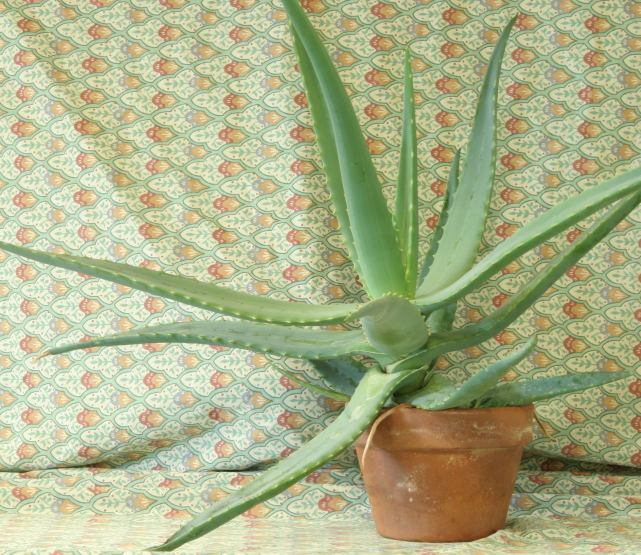
//> input picture 08_3D_vision/08_01_disparity/data/aloeL.jpg, 1282 x 1110 px (shown at 1/2 size)
$ ./main ../../08_3D_vision/08_01_disparity/data/aloeL.jpg   (built with g++ and OpenCV 4)
//> lines starting //> are read from the running program, lines starting //| are printed output that depends on the picture
/**
 * @file main.cpp
 * @brief Histogram calculation and equalization demonstration using OpenCV
 * @author José Miguel Guerrero Hernández
 *
 * This example demonstrates:
 * - Histogram calculation for BGR color channels
 * - Histogram visualization with line plots
 * - Histogram equalization per channel
 *
 * @see https://docs.opencv.org/3.4/d8/dbc/tutorial_histogram_calculation.html
 */

#include <cstdlib>
#include <opencv2/highgui.hpp>
#include <opencv2/imgcodecs.hpp>
#include <opencv2/imgproc.hpp>
#include <iostream>
#include <vector>
#include <array>
#include <algorithm>

// Histogram configuration
namespace Config
{
constexpr int HIST_SIZE = 256;              // Number of bins (intensity levels)
constexpr int HIST_WIDTH = 512;             // Display width in pixels
constexpr int HIST_HEIGHT = 400;            // Display height in pixels
constexpr float HIST_MIN_RANGE = 0.0f;      // Minimum intensity value
constexpr float HIST_MAX_RANGE = 256.0f;    // Maximum intensity value
constexpr int NUM_BGR_CHANNELS = 3;         // Number of BGR channels
}

/**
 * @brief Get BGR color for channel visualization
 * @param channel Channel index (0=Blue, 1=Green, 2=Red)
 * @return Scalar color for drawing
 */
cv::Scalar getChannelColor(int channel)
{
  static const std::array<cv::Scalar, Config::NUM_BGR_CHANNELS> COLORS = {
    cv::Scalar(255, 0, 0),   // Blue
    cv::Scalar(0, 255, 0),   // Green
    cv::Scalar(0, 0, 255)    // Red
  };
  return COLORS[channel];
}

/**
 * @brief Calculate histograms for all channels of an image
 * @param channels Vector of single-channel images (BGR planes)
 * @return Vector of histogram matrices
 */
std::vector<cv::Mat> calculateHistograms(const std::vector<cv::Mat> & channels)
{
  std::vector<cv::Mat> histograms(channels.size());

  // Define histogram range [min, max)
  const float hist_range[] = {Config::HIST_MIN_RANGE, Config::HIST_MAX_RANGE};
  const float * hist_range_ptr = hist_range;
  const int channels_idx = 0;  // Process channel 0 of each image

  for (size_t i = 0; i < channels.size(); i++) {
    // cv::calcHist(images, nimages, channels, mask, hist, dims, histSize, ranges, uniform, accumulate)
    //   images:     Pointer to source images (here: single channel)
    //   nimages:    Number of source images (1)
    //   channels:   Channel indices to process (0 = first channel)
    //   mask:       Optional mask (cv::Mat() = no mask, use all pixels)
    //   hist:       Output histogram matrix
    //   dims:       Histogram dimensionality (1 = 1D histogram)
    //   histSize:   Number of bins per dimension (256 for 8-bit images)
    //   ranges:     Array of value ranges per dimension ([0, 256))
    //   uniform:    true = bins are equally spaced
    //   accumulate: false = clear histogram before computing
    cv::calcHist(&channels[i], 1, &channels_idx, cv::Mat(), histograms[i],
                 1, &Config::HIST_SIZE, &hist_range_ptr, true, false);
  }

  return histograms;
}

/**
 * @brief Draw histogram visualization for all channels
 * @param histograms Vector of histogram matrices (one per channel)
 * @return Image with drawn histogram lines
 */
cv::Mat drawHistogram(const std::vector<cv::Mat> & histograms)
{
  cv::Mat histImage(Config::HIST_HEIGHT, Config::HIST_WIDTH, CV_8UC3, cv::Scalar(0, 0, 0));
  const int binWidth = cvRound(static_cast<double>(Config::HIST_WIDTH) / Config::HIST_SIZE);

  // Normalize histograms to fit display height
  std::vector<cv::Mat> normalized(histograms.size());
  for (size_t i = 0; i < histograms.size(); i++) {
    cv::normalize(histograms[i], normalized[i], 0, Config::HIST_HEIGHT, cv::NORM_MINMAX);
  }

  // Draw lines for each channel
  for (int x = 1; x < Config::HIST_SIZE; x++) {
    for (size_t ch = 0; ch < normalized.size(); ch++) {
      const int y1 = Config::HIST_HEIGHT - cvRound(normalized[ch].at<float>(x - 1));
      const int y2 = Config::HIST_HEIGHT - cvRound(normalized[ch].at<float>(x));

      cv::line(histImage,
               cv::Point(binWidth * (x - 1), y1),
               cv::Point(binWidth * x, y2),
               getChannelColor(ch), 2);
    }
  }

  return histImage;
}

/**
 * @brief Apply histogram equalization to all channels
 * @param channels Vector of single-channel images
 * @return Vector of equalized channels
 *
 * @note Histogram equalization is applied independently to each channel.
 *       For color images, this may cause color shifts. Consider using
 *       equalizeHist on the V channel of HSV or L channel of Lab for
 *       better color preservation.
 */
std::vector<cv::Mat> equalizeChannels(const std::vector<cv::Mat> & channels)
{
  std::vector<cv::Mat> equalized(channels.size());

  for (size_t i = 0; i < channels.size(); i++) {
    // cv::equalizeHist(src, dst)
    //   src: Input 8-bit single-channel image
    //   dst: Output image with equalized histogram (same size and type)
    //
    // Algorithm:
    //   1. Calculate histogram of input image
    //   2. Normalize histogram so sum = number of pixels
    //   3. Compute cumulative distribution function (CDF)
    //   4. Map original pixel values using normalized CDF as lookup table
    //
    // Result: Spreads intensity values across full range [0, 255]
    //         improving contrast in images with narrow intensity range
    cv::equalizeHist(channels[i], equalized[i]);
  }

  return equalized;
}

int main(int argc, char ** argv)
{
  // Load image
  // Command-line arguments; --help prints the usage
  cv::CommandLineParser parser(argc, argv,
    "{help h | | Show this help message}"
    "{@input | ../../data/starry_night.jpg | Input file}");
  if (parser.has("help")) {
    parser.printMessage();
    return EXIT_SUCCESS;
  }
  cv::Mat src = cv::imread(cv::samples::findFile(parser.get<cv::String>("@input"), false),
    cv::IMREAD_COLOR);
//> src is the input picture: 1110 rows x 1282 cols, CV_8UC3; mean B, G, R 136.6, 177.2, 171.2

  if (src.empty()) {
    std::cerr << "Error: Could not load input image" << std::endl;
    return EXIT_FAILURE;
  }

  std::cout << "=== Histogram Equalization Demo ===" << std::endl;
  std::cout << "Image: " << src.cols << "x" << src.rows << " pixels" << std::endl;
//| Image: 1282x1110 pixels

  // Split into BGR channels
  std::vector<cv::Mat> bgr_channels;
  cv::split(src, bgr_channels);

  // Calculate and draw original histogram
  std::vector<cv::Mat> histograms = calculateHistograms(bgr_channels);
//> the loop in calculateHistograms, `for (size_t i = 0; i < channels.size(); i++)` made 3 passes
  cv::Mat hist_image = drawHistogram(histograms);
//> the loop in drawHistogram, `for (size_t i = 0; i < histograms.size(); i++)` made 3 passes
//> after the loop in drawHistogram, `for (int x = 1; x < Config::HIST_SIZE; x++)`:
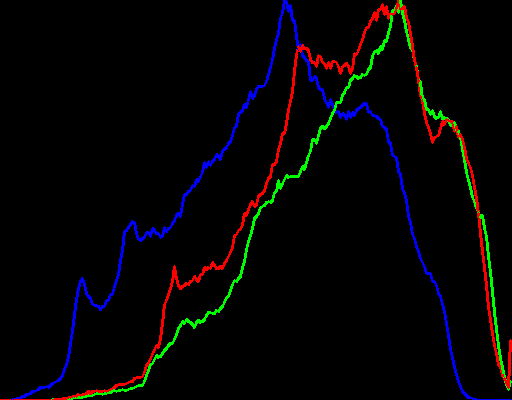
//> histImage: 400 rows x 512 cols, CV_8UC3; mean B, G, R 4.4, 3.5, 4.6

  // Display original
  cv::imshow("Original Image", src);
  cv::imshow("Original Histogram", hist_image);

  // Equalize each channel
  std::vector<cv::Mat> equalized_channels = equalizeChannels(bgr_channels);
//> the loop in equalizeChannels, `for (size_t i = 0; i < channels.size(); i++)` made 3 passes

  // Calculate and draw equalized histogram
  std::vector<cv::Mat> histograms_eq = calculateHistograms(equalized_channels);
//> the loop in calculateHistograms (call 2), `for (size_t i = 0; i < channels.size(); i++)` made 3 passes
  cv::Mat hist_image_eq = drawHistogram(histograms_eq);
//> the loop in drawHistogram (call 2), `for (size_t i = 0; i < histograms.size(); i++)` made 3 passes
//> after the loop in drawHistogram (call 2), `for (int x = 1; x < Config::HIST_SIZE; x++)`:
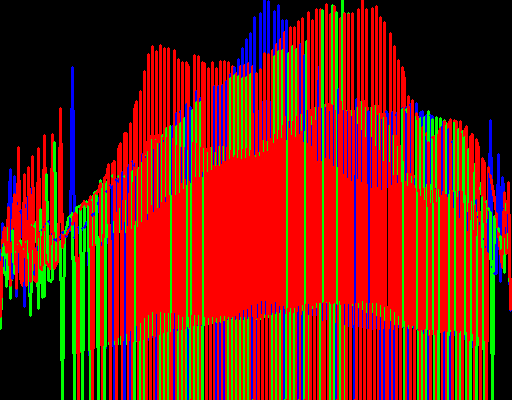
//> histImage: 400 rows x 512 cols, CV_8UC3; mean B, G, R 17.1, 33.9, 121.8

  // Merge equalized channels back
  cv::Mat equalized_image;
  cv::merge(equalized_channels, equalized_image);

  // Display equalized
  cv::imshow("Equalized Image", equalized_image);
  cv::imshow("Equalized Histogram", hist_image_eq);

  // Better alternative for color images: equalize ONLY the brightness
  //
  // Equalizing B, G and R independently changes the *proportions* between
  // channels, which shifts the hues of the image. Converting to HSV and
  // equalizing only the V (brightness) channel improves contrast while
  // leaving hue and saturation -- the "color identity" -- untouched.
  // Compare this window against "Equalized Image" to see the difference.
  cv::Mat hsv, equalized_v;
  cv::cvtColor(src, hsv, cv::COLOR_BGR2HSV);
//> hsv: 1110 rows x 1282 cols, CV_8UC3; mean H, S, V 37.2, 71.1, 184.1
  std::vector<cv::Mat> hsv_channels;
  cv::split(hsv, hsv_channels);
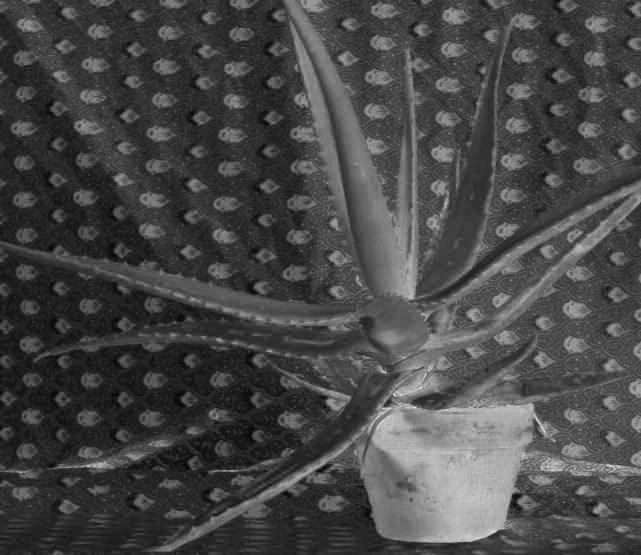
//> hsv_channels[1]: 1110 rows x 1282 cols, CV_8UC1 (shown at 1/2 size); min 0, max 255, mean 71.1
  cv::equalizeHist(hsv_channels[2], hsv_channels[2]);  // V channel only
  cv::merge(hsv_channels, hsv);
//> hsv: 1110 rows x 1282 cols, CV_8UC3; mean H, S, V 37.2, 71.1, 128.5
  cv::cvtColor(hsv, equalized_v, cv::COLOR_HSV2BGR);
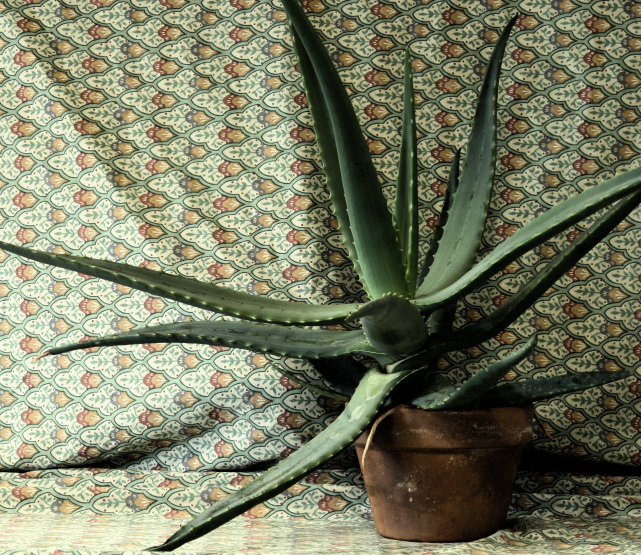
//> equalized_v: 1110 rows x 1282 cols, CV_8UC3 (shown at 1/2 size); mean B, G, R 99.3, 124.4, 120.9
  cv::imshow("Equalized V channel only (colors preserved)", equalized_v);

  // [16 lines of licence text are left out]
  cv::Ptr<cv::CLAHE> clahe = cv::createCLAHE(2.0, cv::Size(8, 8));
  cv::Mat hsv_clahe, clahe_result;
  cv::cvtColor(src, hsv_clahe, cv::COLOR_BGR2HSV);
  std::vector<cv::Mat> clahe_channels;
  cv::split(hsv_clahe, clahe_channels);
  clahe->apply(clahe_channels[2], clahe_channels[2]);   // V channel only
  cv::merge(clahe_channels, hsv_clahe);
//> hsv_clahe: 1110 rows x 1282 cols, CV_8UC3; mean H, S, V 37.2, 71.1, 153.9
  cv::cvtColor(hsv_clahe, clahe_result, cv::COLOR_HSV2BGR);
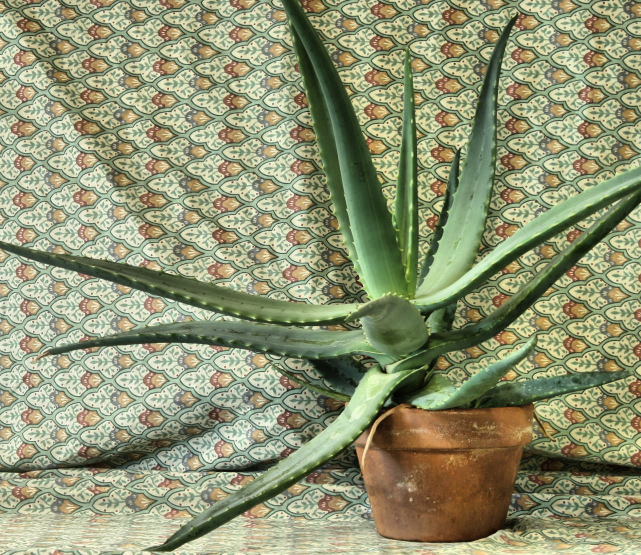
//> clahe_result: 1110 rows x 1282 cols, CV_8UC3 (shown at 1/2 size); mean B, G, R 114.9, 148, 143.8
  cv::imshow("CLAHE on V channel (local, contrast limited)", clahe_result);

  // How much information does each method keep? Equalization is monotonic but
  // NOT injective: several input levels are mapped to the same output one, so
  // the number of distinct levels can only go down. CLAHE, being local, keeps
  // more of them.
  auto countLevels = [](const cv::Mat & gray) {
      std::array<bool, 256> present = {};
      for (int y = 0; y < gray.rows; ++y) {
        const uchar * row = gray.ptr<uchar>(y);
        for (int x = 0; x < gray.cols; ++x) {present[row[x]] = true;}
      }
      return std::count(present.begin(), present.end(), true);
    };

  cv::Mat gray, gray_eq, gray_clahe;
  cv::cvtColor(src, gray, cv::COLOR_BGR2GRAY);
  cv::equalizeHist(gray, gray_eq);
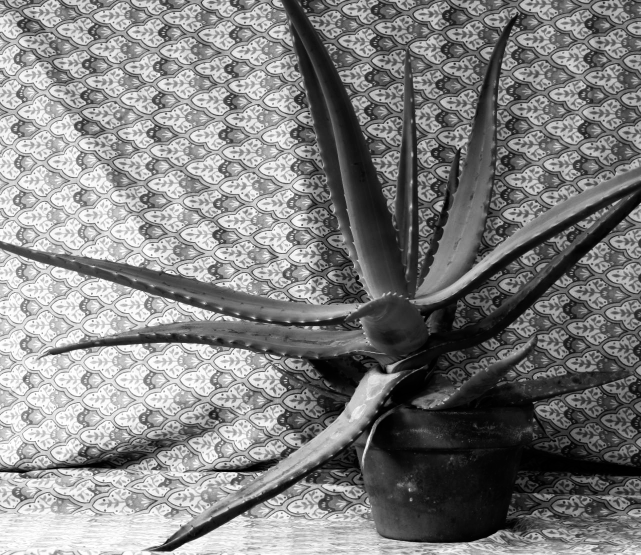
//> gray_eq: 1110 rows x 1282 cols, CV_8UC1 (shown at 1/2 size); min 0, max 255, mean 128.4
  clahe->apply(gray, gray_clahe);
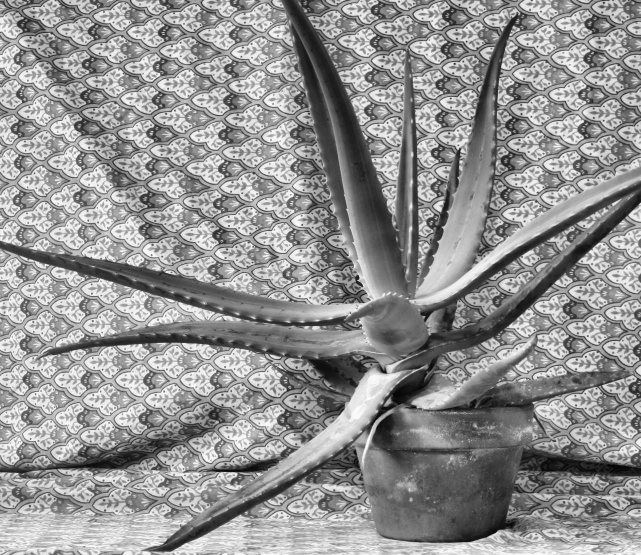
//> gray_clahe: 1110 rows x 1282 cols, CV_8UC1 (shown at 1/2 size); min 3, max 254, mean 146.1

  std::cout << "\nDistinct grey levels" << std::endl;
  std::cout << "  original: " << countLevels(gray) << std::endl;
//|   original: 236
  std::cout << "  global equalization: " << countLevels(gray_eq) << std::endl;
//|   global equalization: 157
  std::cout << "  CLAHE: " << countLevels(gray_clahe) << std::endl;
//|   CLAHE: 252
  std::cout << "Equalization spreads the range, it does not add information."
            << std::endl;

  std::cout << "\nPress any key to exit..." << std::endl;
  cv::waitKey(0);

  return EXIT_SUCCESS;
}
